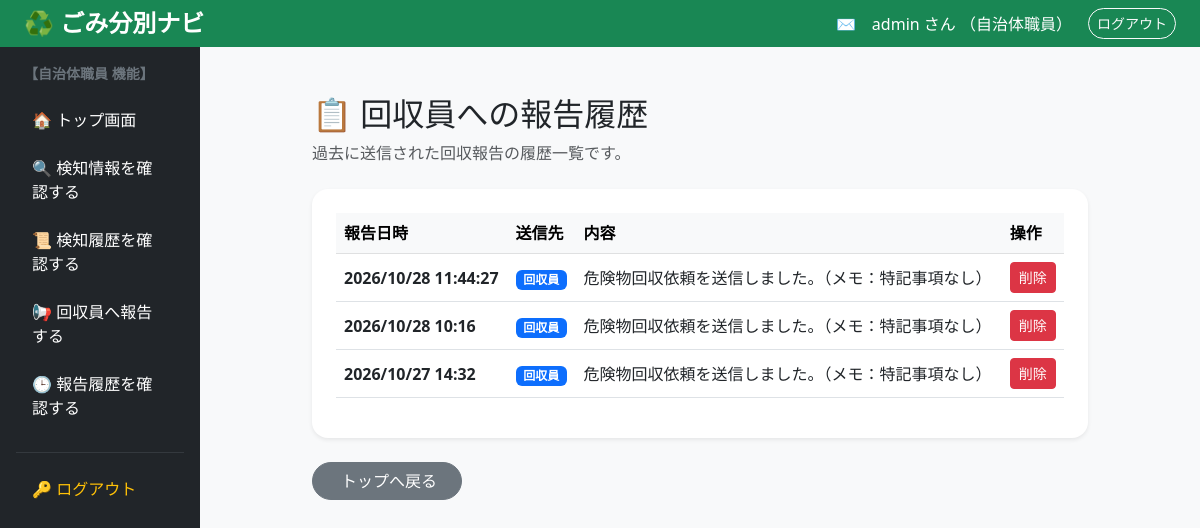
/products/report-history (signed in), run on an earlier commit of the app's database.
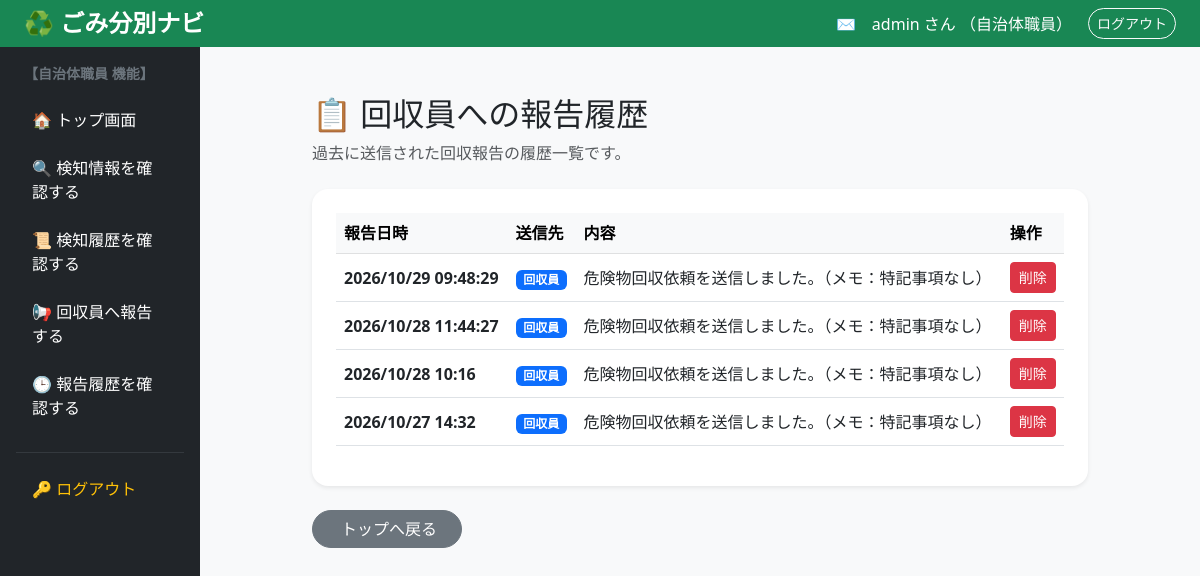
And on a later commit of the database.
### tables this page shows
CREATE TABLE report_history (
                id INTEGER PRIMARY KEY AUTOINCREMENT,
                reported_at TEXT NOT NULL,
                target TEXT NOT NULL,
                message TEXT NOT NULL
            );

### app.py (the view)
@app.route("/products/report-history")
@role_required("admin")
def report_history_page():
    with get_db() as conn:
        report_list = conn.execute("""
            SELECT id, reported_at AS time, target, message
            FROM report_history
            ORDER BY id DESC
        """).fetchall()
    return render_template(
        "products/report_history.html",
        report_list=report_list
    )

### app.py (called while the page is built, shortened)
def get_db():
    conn = sqlite3.connect(DATABASE)
    conn.row_factory = sqlite3.Row
    return conn

def login_required(view):
    @wraps(view)
    def wrapped_view(*args, **kwargs):
        if "user_id" not in session:
            flash("ログインしてください。")
            return redirect(url_for("login"))
        return view(*args, **kwargs)
    return wrapped_view

def role_required(*allowed_roles):
    def decorator(view):
        @wraps(view)
        @login_required
        def wrapped_view(*args, **kwargs):
            role = session.get("role")
            return view(*args, **kwargs)
        return wrapped_view
    return decorator

### templates/products/report_history.html (shortened to what this page needs)
{% extends "base.html" %}
{% block content %}
<div class="container mt-4" style="max-width: 800px;">
    <h2>📋 回収員への報告履歴</h2>
    <p class="text-muted">過去に送信された回収報告の履歴一覧です。</p>
    <div class="card shadow-sm border-0 rounded-4 mt-4">
        <div class="card-body p-4">
            {% if report_list %}
            <div class="table-responsive">
                <table class="table table-hover align-middle">
                    <thead class="table-light">
                        <tr>
                            <th>報告日時</th>
                            <th>送信先</th>
                            <th>内容</th>
                            <th>操作</th>
                        </tr>
                    </thead>
                    <tbody>
                        {% for rep in report_list %}
                        <tr>
                            <td class="fw-bold">{{ rep.time }}</td>
                            <td>
                                <span class="badge bg-primary">
                                    {{ rep.target }}
                                </span>
                            </td>
                            <td>{{ rep.message }}</td>
                            <td>
                                <form method="POST"
                                      action="{{ url_for('delete_report_history', record_id=rep.id) }}"
                                      onsubmit="return confirm('この報告履歴を削除しますか？');">
                                    <button type="submit"
                                            class="btn btn-danger btn-sm">
                                        削除
                                    </button>
                                </form>
                            </td>
                        </tr>
                        {% endfor %}
                    </tbody>
                </table>
            </div>
            {% else %}
            <p class="text-muted text-center py-4 mb-0">
                現在、報告履歴はありません。
            </p>
            {% endif %}
        </div>
    </div>
    <div class="mt-4">
        <a href="{{ url_for('products') }}"
           class="btn btn-secondary rounded-pill px-4">
             トップへ戻る
        </a>
    </div>
</div>
{% endblock %}

What changed in the data, as far as the page shows it:
added report_history: time "2026/10/29 09:48:29", target "回収員", message "危険物回収依頼を送信しました。（メモ：特記事項なし）"
